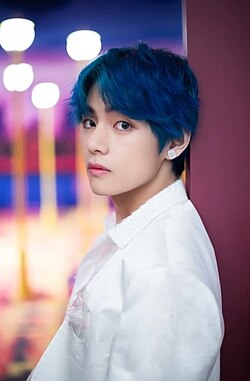
#> input picture lab9/input.jpg, 250 x 381 px
$ python lab9.py
#> lines starting #> are read from the running program, lines starting #| are printed output that depends on the picture
import cv2
import numpy as np

image = cv2.imread('input.jpg')
#> image is the input picture: shape (381, 250, 3); mean B, G, R 152.6, 134.7, 153.2

if image is None:
    print("Помилка: Не вдалося завантажити зображення. Будь ласка, перевірте шлях до файлу.")
    exit()

# ---------------------------------------------------------
# 2. РОЗМИТТЯ (BLURRING) ЗОБРАЖЕННЯ
# ---------------------------------------------------------
# Метод А: Використання вбудованої функції OpenCV (Гаусове розмиття)
# (15, 15) - це розмір ядра (kernel). Більші числа = сильніше розмиття.
blurred_image_gaussian = cv2.GaussianBlur(image, (15, 15), 0)
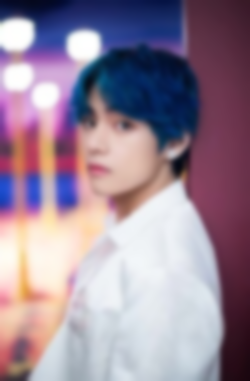
#> blurred_image_gaussian: shape (381, 250, 3); mean B, G, R 152.6, 134.7, 153.2

# Метод Б: Використання 2D згортки з власним ядром усереднення
# Створюється матриця 5x5, заповнена одиницями, яка ділиться на 25 для нормалізації.
kernel_blur = np.ones((5, 5), np.float32) / 25
blurred_image_conv = cv2.filter2D(image, -1, kernel_blur)

# ---------------------------------------------------------
# 3. ПІДВИЩЕННЯ РІЗКОСТІ (SHARPENING) ЗОБРАЖЕННЯ
# ---------------------------------------------------------
# Створення власного ядра для підвищення різкості.
# Центральний піксель має велику вагу (9), а сусідні пікселі віднімаються (-1).
kernel_sharpening = np.array([[-1, -1, -1],
                              [-1,  9, -1],
                              [-1, -1, -1]])

# Застосування ядра різкості за допомогою 2D згортки
sharpened_image = cv2.filter2D(image, -1, kernel_sharpening)
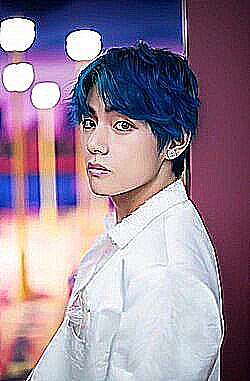
#> sharpened_image: shape (381, 250, 3); mean B, G, R 151.9, 134.8, 153.2

# ---------------------------------------------------------
# 4. ВІДОБРАЖЕННЯ РЕЗУЛЬТАТІВ
# ---------------------------------------------------------
# Відображення оригінального та змінених зображень в окремих вікнах
cv2.imshow('1. Original Image', image)
cv2.imshow('2. Blurred (Gaussian)', blurred_image_gaussian)
cv2.imshow('3. Blurred (Convolution)', blurred_image_conv)
cv2.imshow('4. Sharpened', sharpened_image)

# Нескінченне очікування натискання будь-якої клавіші, після чого всі вікна безпечно закриваються
cv2.waitKey(0)
cv2.destroyAllWindows()
